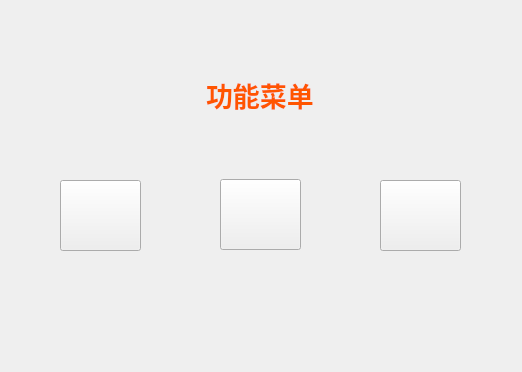
<?xml version="1.0" encoding="UTF-8"?>
<ui version="4.0">
 <class>Menu</class>
 <widget class="QWidget" name="Menu">
  <property name="geometry">
   <rect>
    <x>0</x>
    <y>0</y>
    <width>522</width>
    <height>372</height>
   </rect>
  </property>
  <property name="windowTitle">
   <string>Form</string>
  </property>
  <widget class="QLabel" name="label">
   <property name="geometry">
    <rect>
     <x>206</x>
     <y>70</y>
     <width>111</width>
     <height>51</height>
    </rect>
   </property>
   <property name="font">
    <font>
     <family>宋体</family>
     <pointsize>20</pointsize>
    </font>
   </property>
   <property name="text">
    <string>&lt;html&gt;&lt;head/&gt;&lt;body&gt;&lt;p&gt;&lt;span style=&quot; font-weight:600; color:#ff5500;&quot;&gt;功能菜单&lt;/span&gt;&lt;/p&gt;&lt;/body&gt;&lt;/html&gt;</string>
   </property>
  </widget>
  <widget class="QPushButton" name="pushButton">
   <property name="geometry">
    <rect>
     <x>60</x>
     <y>180</y>
     <width>81</width>
     <height>71</height>
    </rect>
   </property>
   <property name="font">
    <font>
     <family>微软雅黑</family>
     <pointsize>12</pointsize>
    </font>
   </property>
   <property name="text">
    <string/>
   </property>
  </widget>
  <widget class="QPushButton" name="pushButton_2">
   <property name="geometry">
    <rect>
     <x>220</x>
     <y>179</y>
     <width>81</width>
     <height>71</height>
    </rect>
   </property>
   <property name="font">
    <font>
     <family>微软雅黑</family>
     <pointsize>12</pointsize>
    </font>
   </property>
   <property name="text">
    <string/>
   </property>
  </widget>
  <widget class="QPushButton" name="pushButton_3">
   <property name="geometry">
    <rect>
     <x>380</x>
     <y>180</y>
     <width>81</width>
     <height>71</height>
    </rect>
   </property>
   <property name="font">
    <font>
     <family>微软雅黑</family>
     <pointsize>12</pointsize>
    </font>
   </property>
   <property name="text">
    <string/>
   </property>
  </widget>
 </widget>
 <resources/>
 <connections/>
</ui>
